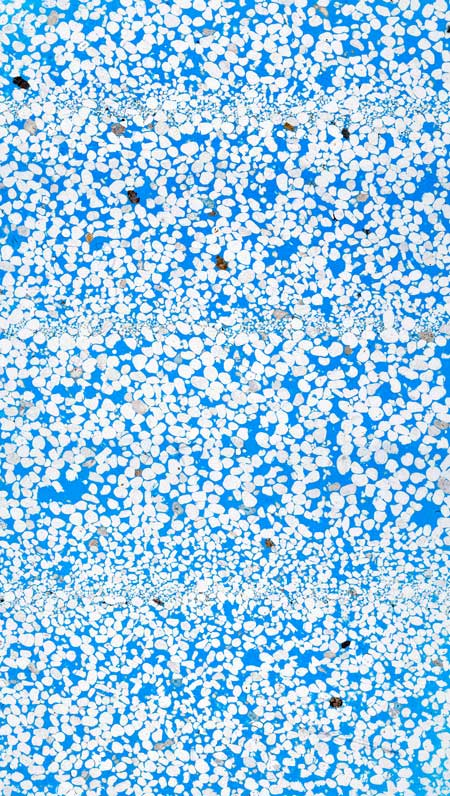
#> input picture SandstoneParameters/sandLaminated.jpg, 450 x 796 px
$ jupyter execute --allow-errors 01-BergPipeline.ipynb   (shell and % lines are left out)
#> lines starting #> are read from the running program, lines starting #| are printed output that depends on the picture; after the words box and inside, x2 and y2 are one past the last pixel; in counts of white or black regions, pixels touching at a corner belong together
#> in load_img, img is the input picture: shape (796, 450, 3); mean B, G, R 233, 203.1, 155.7
### SandstoneParameters/helper.py
import numpy as np
import matplotlib.pyplot as plt
import pandas as pd
import cv2
from sklearn.cluster import KMeans


def load_img(fname):
    img = cv2.imread(fname, cv2.COLOR_BGR2RGB)
    return img


def plot_rgb(img):
    """Plots given image in RGB Color space using a 20,10 size on canvas

    Args:
        fname (string): path to image to be plotted
    """
    plt.rcParams["figure.figsize"] = (20, 10)

    imgrgb = cv2.cvtColor(img, cv2.COLOR_BGR2RGB)
    plt.imshow(imgrgb)
    plt.title(imgrgb.shape)


# [33 lines left out: function quantize_image, not called in this run]


def plot_images(*images):
    subplots = len(images)

    plt.figure(figsize=(12, 9))
    for i, img in enumerate(images):
        plt.subplot(1, subplots, (i+1))
        plt.imshow(img, interpolation='none')
    plt.grid(0)
    plt.show()


# [10 lines left out: function make_histogram_img, not called in this run]

### SandstoneParameters/01-BergPipeline.ipynb
### Implementation of textural variation in laminated sands using digital image analysis of thin sections (van den Berg, Bense and Schlager, 2003)

Trying to implement Berg et al, 2003 pipeline for textural variation analysis in sedimentary thin sections, albeit with no good thin section to use on (used sandLaminated.jpg that I found on the internet).

[cell 1]
import numpy as np
import matplotlib.pyplot as plt
import pandas as pd
import cv2
import helper as hl
# Helper is a personal module where functions used in exploration notebook are stored for further use

[cell 2]
FNAME = "sandLaminated.jpg"

[cell 3]
img = hl.load_img(FNAME)
hl.plot_rgb(img)

#> (a cell that did not finish here is left out)

[cell 5]
import sys
import cv2
import numpy
from scipy.ndimage import label
from skimage.filters import threshold_otsu

def segment_grains(img, iter):
    # taken from https://stackoverflow.com/questions/25789278/coffee-beans-separation-algorithm (thanks to karlphillip)
#> called with iter = 4
    def segment_on_dt(a, img, iter):
        border = cv2.dilate(img, None, iterations=iter)
        border = border - cv2.erode(border, None)
        #cv2.imwrite("border.png", border)

        dt = cv2.distanceTransform(img, 2, 5)
        dt = ((dt - dt.min()) / (dt.max() - dt.min()) * 255).astype(numpy.uint8)
        _, dt = cv2.threshold(dt, threshold_otsu(img), 255, cv2.THRESH_BINARY)
        #cv2.imwrite("dt_thres.png", dt)
        lbl, ncc = label(dt)
        lbl = lbl * (255/ncc)
        # Completing the markers now.
        lbl[border == 255] = 255

        lbl = lbl.astype(numpy.int32)
        #cv2.imwrite("label.png", lbl)
        cv2.watershed(a, lbl)

        lbl[lbl == -1] = 0
        lbl = lbl.astype(numpy.uint8)
        return 255 - lbl

    # Pre-processing.
    img_gray = cv2.cvtColor(img.astype('float32'), cv2.COLOR_BGR2GRAY)
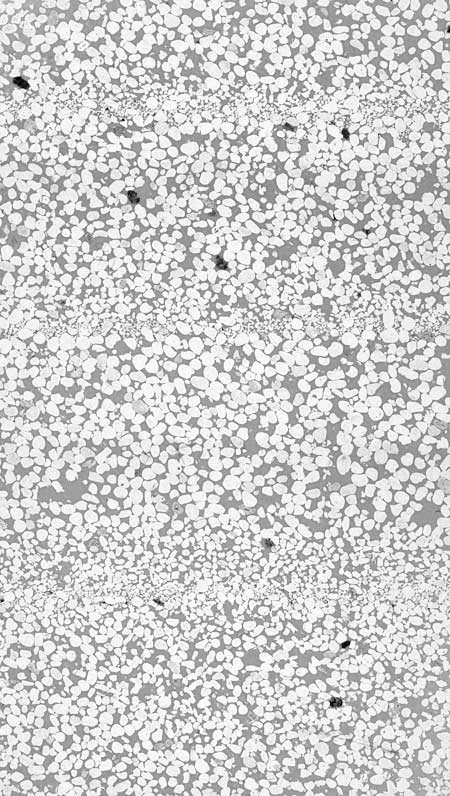
#> img_gray: shape (796, 450) float32; min 0, max 255, mean 206.6
    _, img_bin = cv2.threshold(img_gray.astype('uint8'), threshold_otsu(img), 255, cv2.THRESH_OTSU | cv2.THRESH_BINARY_INV)
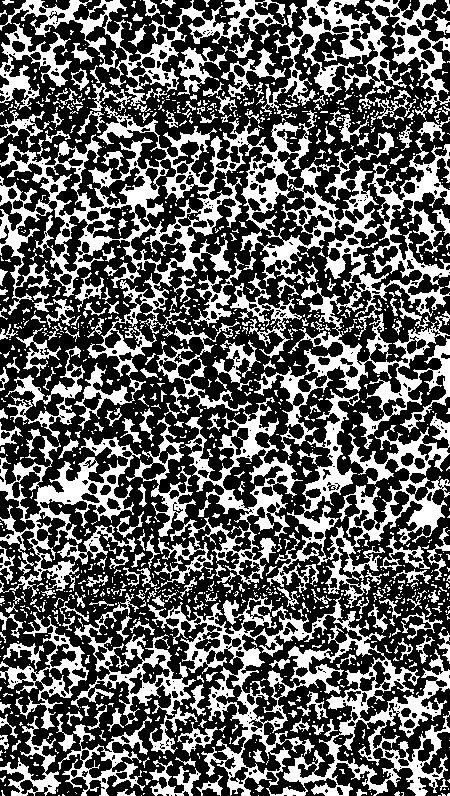
#> img_bin: shape (796, 450); 36.9% white; 1273 white regions (985 under 20 px), largest, box (x1, y1, x2, y2) and area: (0, 105, 450, 460) 34447, (148, 596, 450, 796) 16441, (267, 389, 450, 608) 9151
    #cv2.imwrite("img_bin.png", img_bin)

    img_bin = cv2.morphologyEx(img_bin, cv2.MORPH_OPEN, numpy.ones((3, 3), dtype=int))
#> img_bin: shape (796, 450); 25.1% white; 1348 white regions (567 under 20 px), largest, box (x1, y1, x2, y2) and area: (306, 395, 353, 512) 1465, (37, 462, 98, 505) 1194, (374, 155, 446, 208) 1051
    #cv2.imwrite("img_bin_morphoEx.png", img_bin)

    result = segment_on_dt(img, img_bin, iter)
#> in segment_on_dt, `border = cv2.dilate(img, None, iterations=iter)`: border: shape (796, 450); 82% white; 496 black regions (273 under 20 px), largest, box (x1, y1, x2, y2) and area: (0, 254, 329, 426) 9501, (89, 64, 450, 179) 8613, (0, 545, 369, 642) 7275
#> in segment_on_dt, `border = border - cv2.erode(border, None)`:
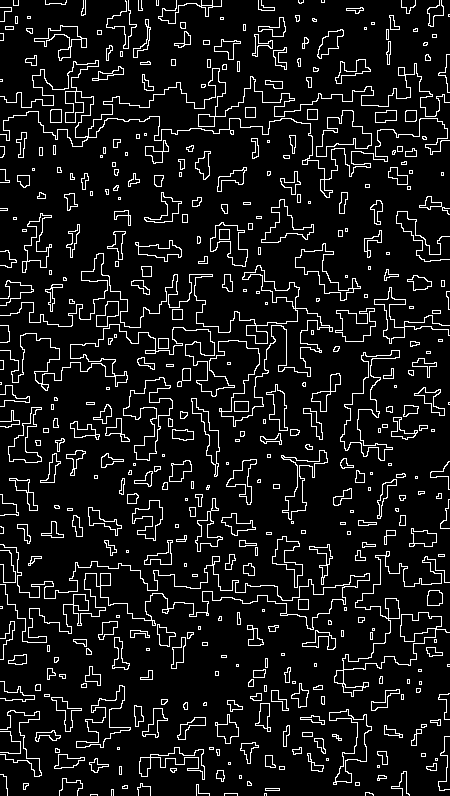
#> border: shape (796, 450); 8.8% white in thin lines or dots
#> in segment_on_dt, `lbl, ncc = label(dt)`:
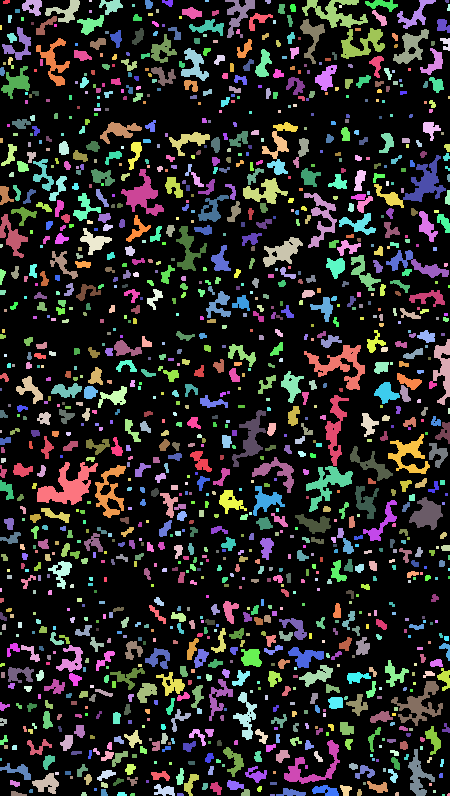
#> lbl: shape (796, 450) int32; 1378 distinct labels, from 0 to 1377; one colour per label, 0 black
#> in segment_on_dt, `lbl, ncc = label(dt)`: ncc = 1377
#> in segment_on_dt, `lbl[border == 255] = 255`: lbl: shape (796, 450) float64; min 0, max 255, mean 52.5
#> in segment_on_dt, `lbl = lbl.astype(numpy.int32)`:
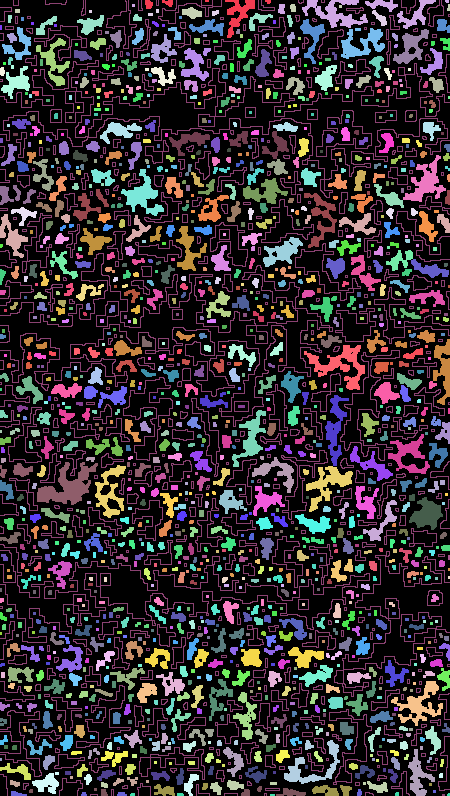
#> lbl: shape (796, 450) int32; 256 distinct labels, from 0 to 255; one colour per label, 0 black
#> in segment_on_dt, `lbl[lbl == -1] = 0`:
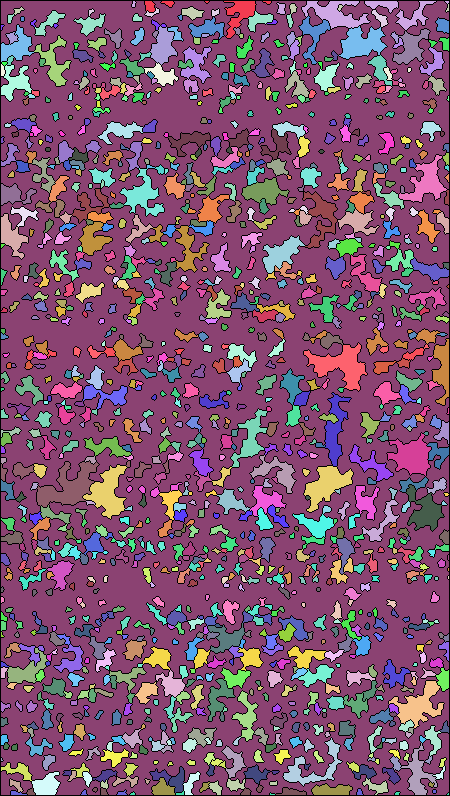
#> lbl: shape (796, 450) int32; 256 distinct labels, from 0 to 255; one colour per label, 0 black
#> in segment_on_dt, `lbl = lbl.astype(numpy.uint8)`:
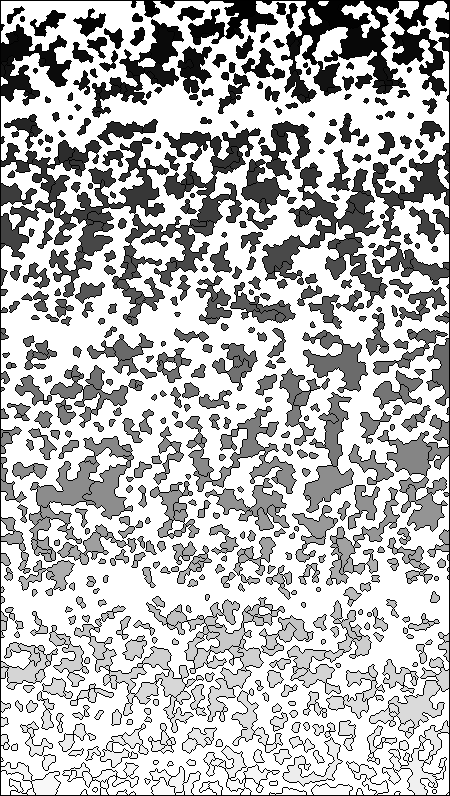
#> lbl: shape (796, 450); min 0, max 255, mean 181.2
#> in segment_on_dt, `return 255 - lbl`:
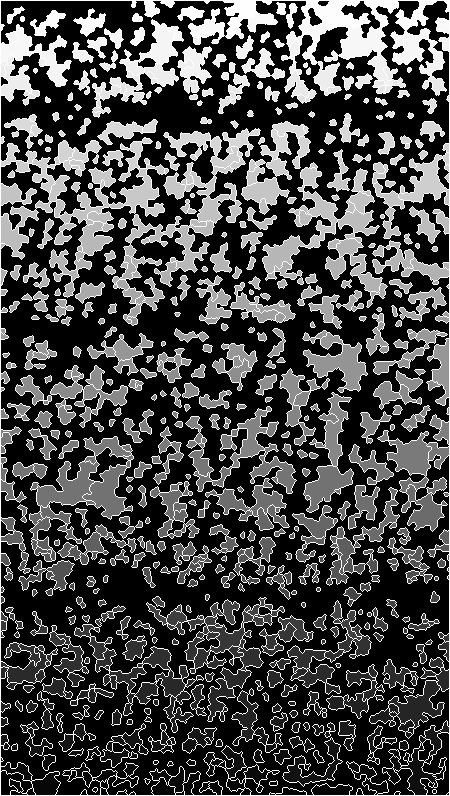
#> returned value: shape (796, 450); min 0, max 255, mean 73.8
    #cv2.imwrite("result.png", result)

    result[result != 255] = 0
#> result: shape (796, 450); 12.5% white in thin lines or dots
    result = cv2.dilate(result, None)
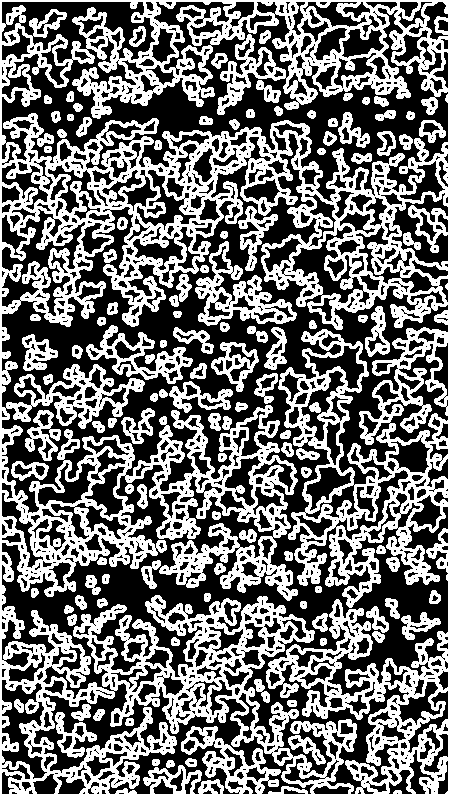
#> result: shape (796, 450); 44.4% white; 116 white regions, largest, box (x1, y1, x2, y2) and area: (0, 0, 450, 796) 135911, (195, 241, 297, 326) 2688, (86, 325, 193, 384) 1868
    img[result == 255] = (0, 0, 255)
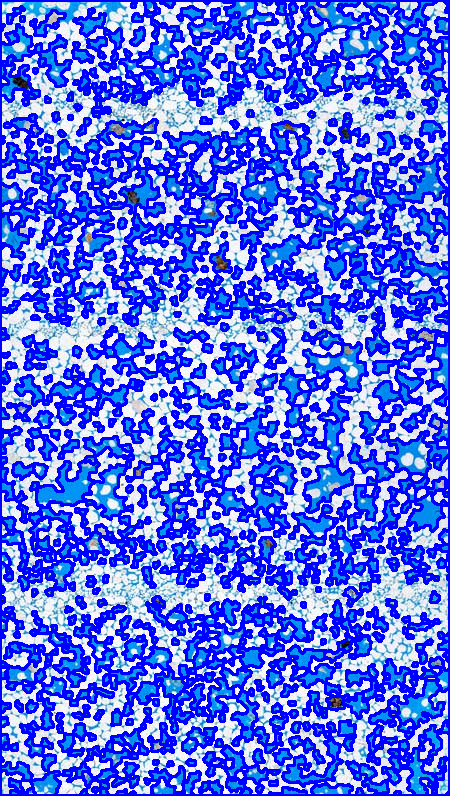
#> img: shape (796, 450, 3); mean R, G, B 90.6, 114.2, 243.2
    return result

## lacks detection of fine grains in bands but further parameter tuning in progress

[cell 6]
img = hl.load_img(FNAME)
result = segment_grains(img[:,:,::-1], iter=4)
hl.plot_images(hl.load_img(FNAME)[:,:,::-1], result)
#> in plot_images, `subplots = len(images)`: subplots = 2
